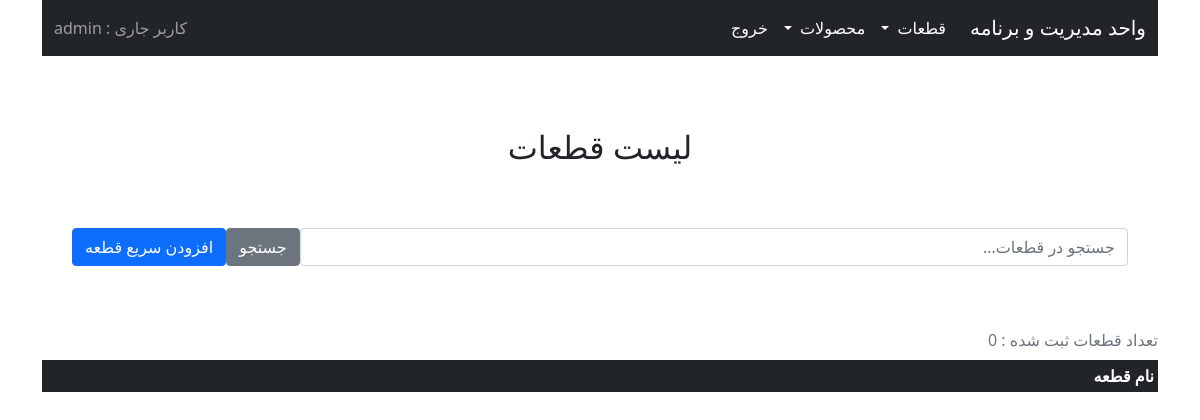
/support/parts/list/ (signed in), run on an earlier commit of the app's database.
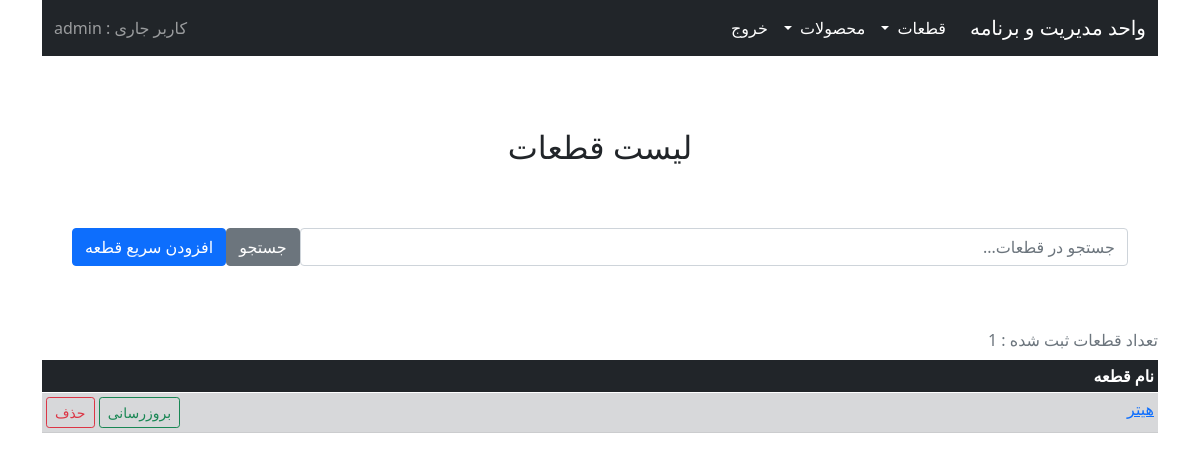
And on a later commit of the database.
### support/models.py (models this page shows)
class Part(models.Model):
    part_name = models.CharField(verbose_name=_('Part Name'), max_length=100)
    part_supplier = models.ForeignKey(Supplier, on_delete=models.CASCADE, blank=True, null=True)
    part_buy_price = models.IntegerField(verbose_name=_('Part Buy Price'), blank=True, default=0 )
    part_description = models.TextField(verbose_name=_('Part Description'), max_length=1000, blank=True)
    class Meta:
        verbose_name = _('Part')
        verbose_name_plural = _('Parts')
    def __str__(self):
        return self.part_name

### support/views.py (the view)
# urls.py: path('parts/list/', views.part_list, name='part-list'),
def part_list(request):
    form = PartForm(request.POST or None)
    if form.is_valid():
        form.save()
        return redirect('part-list')
    if request.method == 'POST':
        searched_item = request.POST['searched_item']
        parts_list = Part.objects.filter(
            Q(part_name__contains=searched_item) |
            Q(part_description__contains=searched_item)
            ).order_by('part_name')
    else:
        parts_list = Part.objects.all().order_by('part_name')
        searched_item = ''
    return render(request, 'support/parts_list.html',
                  {'parts_list': parts_list, 'searched_item': searched_item, 'form': form})

### support/forms.py
class PartForm(ModelForm):
    class Meta:
        model = Part
        fields = ['part_name', 'part_description', 'part_supplier', 'part_buy_price']
        labels = {
            'part_name': '',
            'part_buy_price': 'قیمت خرید',
            'part_supplier': 'تامین کننده',
            'part_description': '',
        }
        widgets = {
            'part_name': forms.TextInput(attrs={'class': 'form-control', 'placeholder': 'نام قطعه'}),
            'part_buy_price': forms.NumberInput(attrs={'class': 'form-control', 'placeholder': 'قیمت خرید(تومان)'}),
            'part_supplier': forms.Select(attrs={'class': 'form-select', 'placeholder': 'تامین کننده'}),
            'part_description': forms.Textarea(attrs={'class': 'form-control', 'placeholder': 'توضیحات قطعه'}),
        }
    def __init__(self, *args, **kwargs):
        super(PartForm, self).__init__(*args, **kwargs)
        self.fields['part_supplier'].empty_label = 'متفرقه'

### support/models.py (called while the page is built)
    def __str__(self):
        return self.supplier_name

### support/templates/support/parts_list.html (shortened to what this page needs)
{% extends 'mainapp/base.html' %}
{% block content %}
{% include './navbar.html' %}
<br><br>
<br>
<center>
<h2>لیست قطعات</h2>
</center>
<br>
      <form class="d-flex" style="padding: 30px" action="" method=POST>
        <input class="form-control" type="search" value="{{ searched_item }}" placeholder="جستجو در قطعات..." name="searched_item">
        <button class="btn btn-secondary" type="submit">جستجو</button>
          <div class="col-auto">
              <button type="button" class="btn btn-primary col-auto" data-toggle="modal" data-target="#myModal">افزودن سریع قطعه</button>
          </div>
      </form>
<br>
        <table class="table table-secondary table-striped table-hover table-responsive table-sm table caption-top">
            <caption>تعداد قطعات ثبت شده : {{ parts_list.count }}</caption>
            <thead class="table-dark">
    <tr>
        <th scope="col">نام قطعه</th>
        <th scope="col"></th>
    </tr>
    </thead>
    <tbody>
{% for part in parts_list %}
   <tr>
       <td>
           <a href="{% url 'part-show' part.id %}"> {{ part }} </a>
       </td>
       <td align="left">
           <a href="{% url 'part-update' part.id %}" class="btn btn-outline-success btn-sm"> بروزرسانی </a>
           <a href="{% url 'part-delete' part.id %}" class="btn btn-outline-danger btn-sm"> حذف </a>
       </td>
   </tr>
{% endfor %}
    </tbody>
</table>
<br>
{% endblock %}

What changed in the data, as far as the page shows it:
added Part: part_name "هیتر"
Also different on the page:
{{ parts_list.count }}: "0" → "1"
